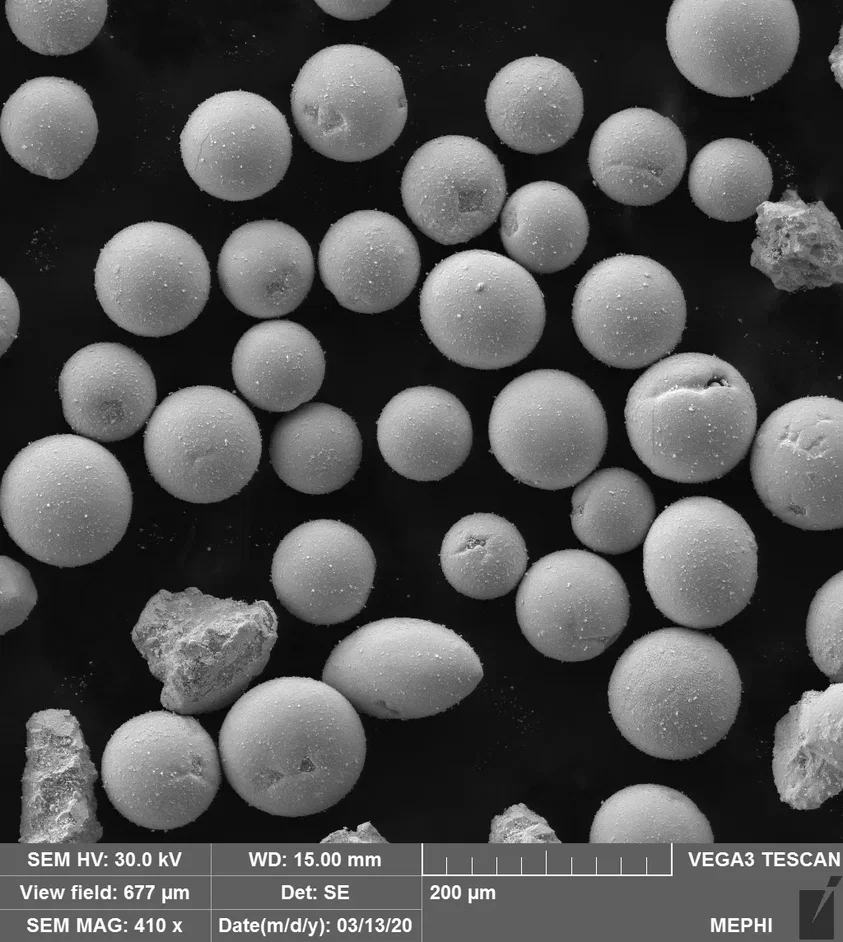
#> input picture 56-100.png, 843 x 942 px, found by its file name
$ jupyter execute --allow-errors 'Детекция_объектов_на_фото_анализ_пыли_в_реакторе.ipynb'   (shell and % lines are left out)
#> lines starting #> are read from the running program, lines starting #| are printed output that depends on the picture; after the words box and inside, x2 and y2 are one past the last pixel; in counts of white or black regions, pixels touching at a corner belong together
<a href="https://colab.research.google.com/github/Batman511/Object_detection/blob/main/%D0%94%D0%B5%D1%82%D0%B5%D0%BA%D1%86%D0%B8%D1%8F_%D0%BE%D0%B1%D1%8A%D0%B5%D0%BA%D1%82%D0%BE%D0%B2_%D0%BD%D0%B0_%D1%84%D0%BE%D1%82%D0%BE_%D0%B0%D0%BD%D0%B0%D0%BB%D0%B8%D0%B7_%D0%BF%D1%8B%D0%BB%D0%B8_%D0%B2_%D1%80%D0%B5%D0%B0%D0%BA%D1%82%D0%BE%D1%80%D0%B5.ipynb" target="_parent"></a>

[cell 1]
import torch
import matplotlib.pyplot as plt
import pandas as pd
import numpy as np

from PIL import Image
from tensorflow.keras.utils import load_img, img_to_array
import cv2
import matplotlib.image as img

[cell 2]
from google.colab import drive
drive.mount('/content/drive')

## Модель DETR

DETR = сверточная нейросеть ResNet50 + трансформер с 6 слоями енкодеров и декодеров. Не требует использования нмс (алгоритм выбора рамки для одного объекта), каждому объекту соответствует одна рамка. Не требует большой выборки для обучения (была дообучена на 3х картинках и показала хороший результат распознавания). Хорошо справляется с наложенными друг на друга объектами, но имеет ограничение в 100 объектов.

## Для получения текста с картинки можно использовать pytesseract

Вырезаем информационную таблицу под картинкой и получаем информацию в виде текста

[cell 3]
import pytesseract

base = '/content/drive/My Drive/Colab Notebooks/Хакатон/Анализ пыли/'
name = '56-100.png'
data_1 = base + name
im = Image.open(data_1)
#> im is the input picture: PIL image 843x942 RGB; mean R, G, B 83, 83, 83

text_img = im.crop((0, im.size[1] - im.size[1] / 9.5, im.size[0], im.size[1]))
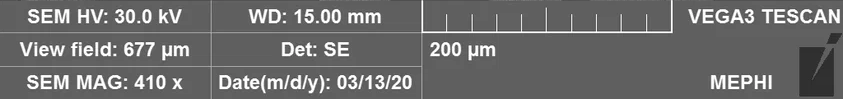
#> text_img: PIL image 843x99 RGB; mean R, G, B 109, 109, 109
text_img

[cell 4]
# если использовать код локально, то прописать pytesseract.pytesseract.tesseract_cmd = r'C:\Users\USER\AppData\Local\Tesseract-OCR\tesseract.exe'
pytesseract.pytesseract.tesseract_cmd = r'/usr/local/bin/pytesseract'
#> (the rest of this cell did not finish here and is left out)

## Threshold для бинаризации и лучшего выделения объектов

[cell 5]
import cv2

# Загружаем изображение
base = '/content/drive/My Drive/Colab Notebooks/Хакатон/Анализ пыли/'
name = '56-100.png'
data_1 = base + name
img = Image.open(data_1)


# обрезаем фото, переводим в оттенки серого, добавляем размытие и сохраняем под новым названием
img = img.crop((0, 0, img.size[0], img.size[1] - img.size[1]/9.5))
img.save(base + 'crop_' + name)
img = cv2.imread(base + 'crop_' + name, cv2.IMREAD_GRAYSCALE)
#> img: shape (843, 843); min 0, max 255, mean 79.9
img = cv2.GaussianBlur(img, (3, 3), 0)


clahe = cv2.createCLAHE(clipLimit=1.0, tileGridSize=(8,8))
img = clahe.apply(img)
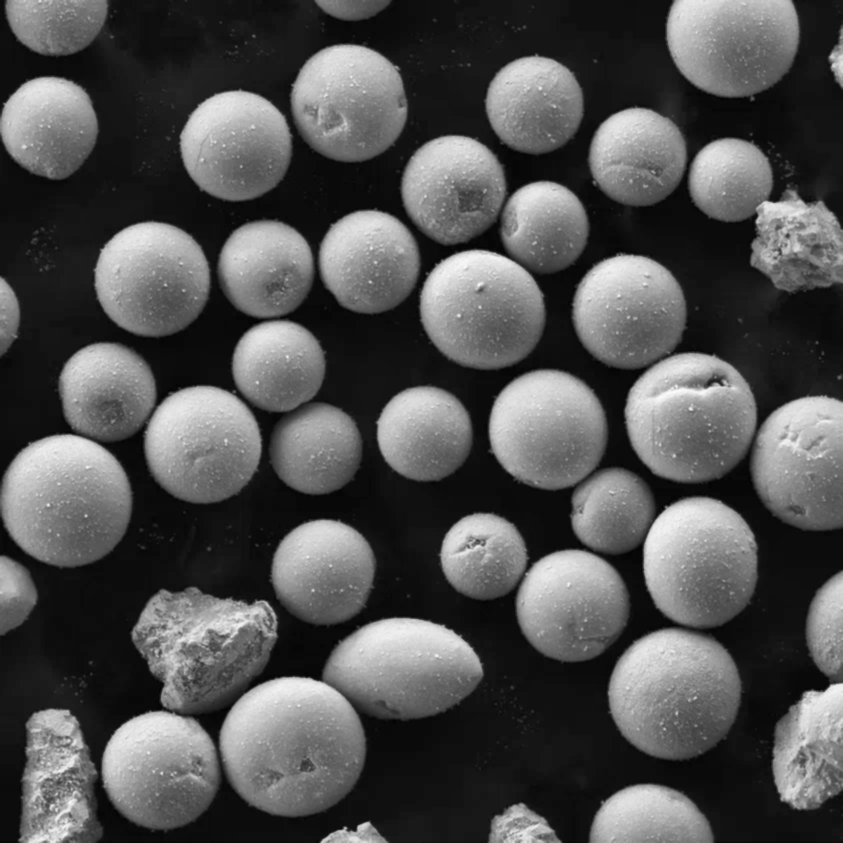
#> img: shape (843, 843); min 3, max 251, mean 81.9
# Применяем бинаризацию изображения
_, thresh = cv2.threshold(img, 0, 255, cv2.THRESH_BINARY + cv2.THRESH_OTSU)
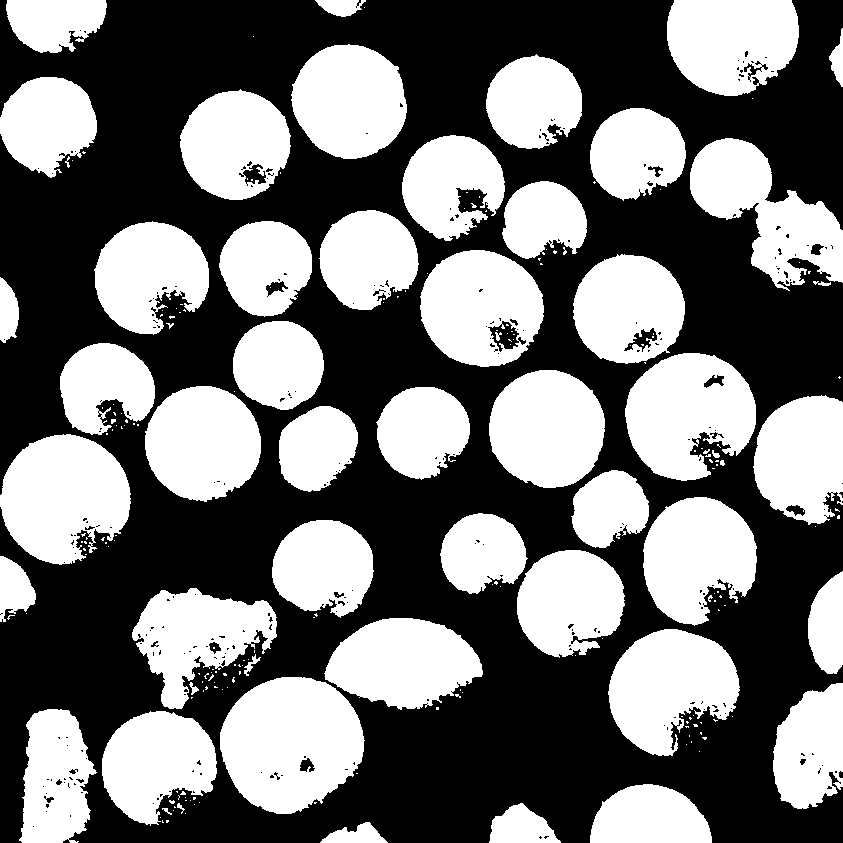
#> thresh: shape (843, 843); 45% white; 219 white regions (164 under 20 px)
# Находим контуры объектов на изображении
contours, _ = cv2.findContours(thresh, cv2.RETR_EXTERNAL, cv2.CHAIN_APPROX_TC89_L1)
#> contours = 201 contours, 153 with area under 20; largest, box (x1, y1, x2, y2) and area: (220, 677, 365, 814) 14831, (0, 434, 131, 565) 12382, (625, 353, 756, 481) 11872, (420, 250, 544, 367) 11135, (690, 138, 843, 291) 11110
plt.imshow(cv2.cvtColor(thresh, cv2.COLOR_BGR2RGB))


# Создаем список для хранения размеров объектов
object_sizes = []

# Обходим найденные контуры и определяем размеры каждого объекта
for contour in contours:
    # Вычисляем площадь контура
    contour_area = cv2.contourArea(contour)
    area_px = 100
    if  contour_area > area_px:
        object_sizes.append(contour)
#> this loop made 201 passes
#> contour_area on passes 1, 10, 22: 746.5, 1819.5, 5503.5
#> after the loop, object_sizes = 44 contours; largest, box (x1, y1, x2, y2) and area: (220, 677, 365, 814) 14831, (0, 434, 131, 565) 12382, (625, 353, 756, 481) 11872, (420, 250, 544, 367) 11135, (690, 138, 843, 291) 11110


print('Количество объектов на изображении:', len(contours))
#| Количество объектов на изображении: 201
print('Число пылинок с размером > {}: '.format(area_px), len(object_sizes))
#| Число пылинок с размером > 100:  44

Визуализируем обведенные границы

[cell 6]
res = cv2.imread(base + 'crop_' + name)
cv2.drawContours(res, object_sizes, -1, (0, 0, 255), 2)
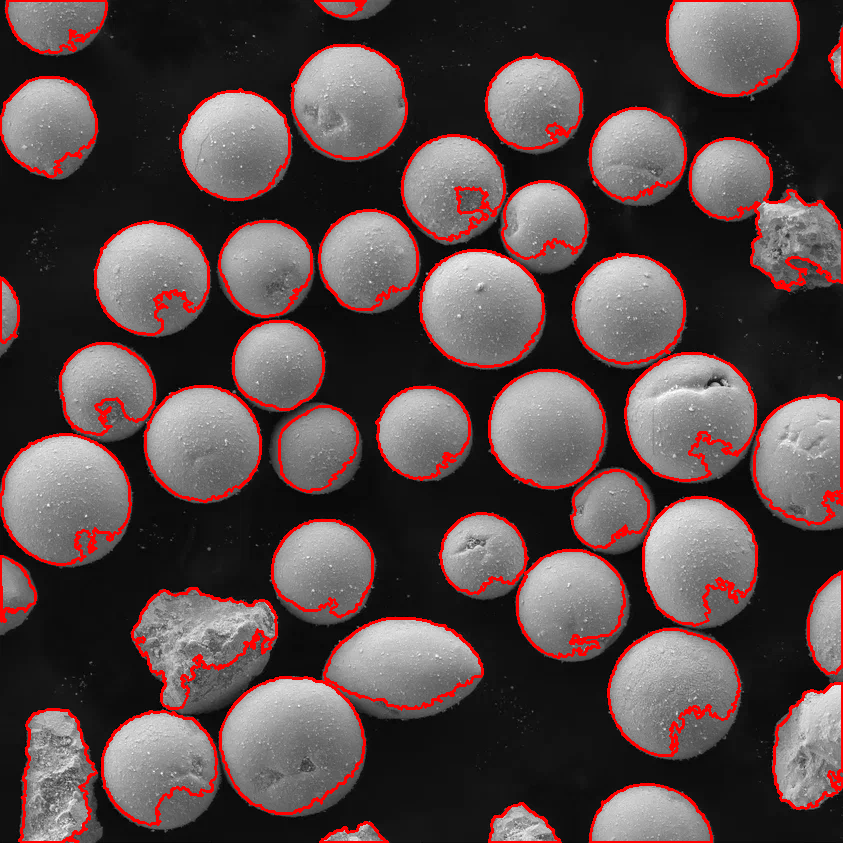
#> res: shape (843, 843, 3); mean B, G, R 72.9, 72.9, 89.7
plt.imshow(cv2.cvtColor(res, cv2.COLOR_BGR2RGB))

## Canny для выделения границ

Canny требует верхнюю и нижнюю границу для определения размеров объектов, можно использовать алгоритма OTSU для их подсчета, но проще пользоваться Threshold

[cell 7]
edges = cv2.Canny(img, 100, 400, apertureSize=3)
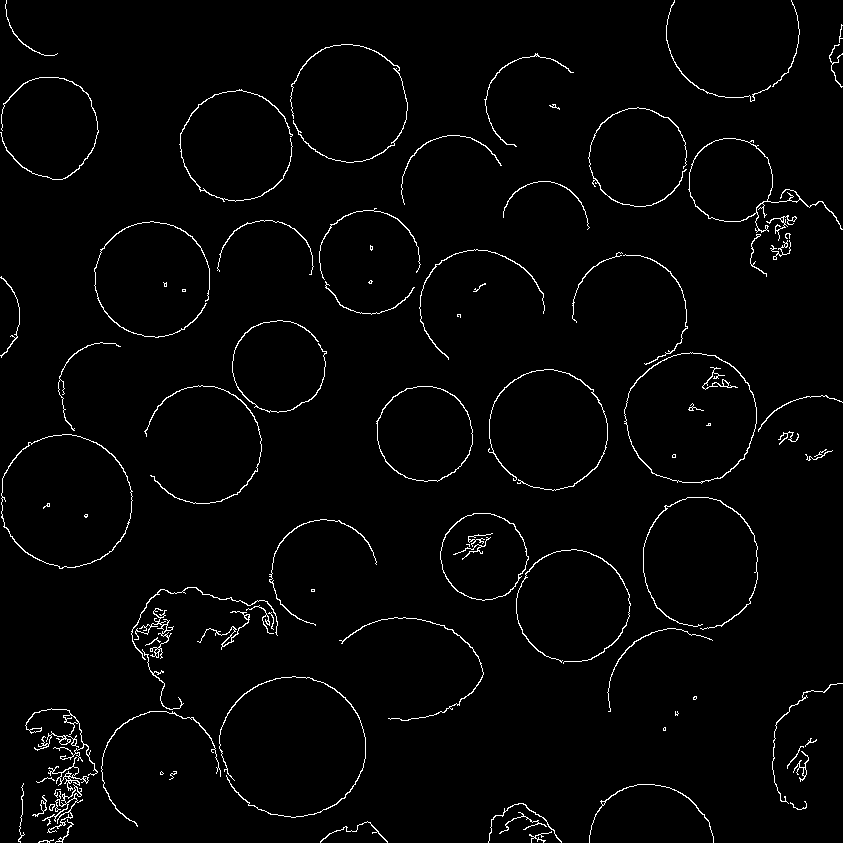
#> edges: shape (843, 843); 2.2% white in thin lines or dots

dilated = cv2.dilate(edges, (1, 1), iterations=0)
plt.imshow(dilated, cmap='gray')
contours, hierarchy = cv2.findContours(dilated.copy(), cv2.RETR_EXTERNAL, cv2.CHAIN_APPROX_SIMPLE)
#> contours = 84 contours, 27 with area under 20; largest, box (x1, y1, x2, y2) and area: (1, 434, 133, 569) 13686, (624, 352, 757, 484) 13424, (376, 386, 473, 482) 7155, (440, 513, 529, 601) 5846, (688, 138, 843, 233) 5558
object_sizes = []

for contour in contours:
    area = cv2.contourArea(contour)
    if area > 100:
        object_sizes.append('Large')
#> this loop made 84 passes
#> area on passes 3, 4, 5, 6, 7, 9, 11, 12, 17, 18, 21, 24: 31.5, 24.5, 25.5, 22, 40.5, 49.5, 59.5, 170, 197.5, 47, 104.5, 79.5
#> after the loop, object_sizes = ['Large', 'Large', 'Large', 'Large', 'Large', 'Large', 'Large', 'Large', 'Large', 'Large', 'Large', 'Large', 'Large', 'Large', 'Large', 'Large']

print('Количество объектов на изображении:', len(contours))
#| Количество объектов на изображении: 84
print('Число пылинок с размером > {}: '.format(area_px), len(object_sizes))
#| Число пылинок с размером > 100:  16

Работает хуже Threshold

## DETR

https://colab.research.google.com/drive/1JXmtDlhF6q8FrW5AeavwOQjkGvBoVeM1

Для скачивания исходной модели и работы с ней

### Модель

[cell 8]
from transformers import DetrImageProcessor, DetrForObjectDetection
import timm

# загрузка модели
#> (the rest of this cell did not finish here and is left out)

Используем видеопамять

[cell 9]
DEVICE = 'cuda'
#> (the rest of this cell did not finish here and is left out)

[cell 10]
def convert_to_xywh(_boxes):
    x_min, y_min, x_max, y_max = _boxes.unbind(1)
    return torch.stack((x_min, y_min, x_max - x_min, y_max - y_min), dim=1)

def prepare_for_coco_detection(_predictions):
    coco_results = []
    for original_id, prediction in _predictions.items():
        if len(prediction) == 0:
            continue

        _boxes = prediction["boxes"]
        _boxes = convert_to_xywh(_boxes).tolist()
        _scores = prediction["scores"].tolist()
        _labels = prediction["labels"].tolist()

        coco_results.extend(
            [
                {
                    "image_id": original_id,
                    "category_id": _labels[k],
                    "bbox": _box,
                    "score": _scores[k],
                }
                for k, _box in enumerate(_boxes)
            ]
        )
    return coco_results

### Загрузка картинки

1 вариант загрузки - проще использовать его!

[cell 11]
from google.colab import files
uploaded = files.upload()
#> the answer given: 56-100.png

for fn in uploaded.keys():
  print('User uploaded file "{name}" with length {length} bytes'.format(
      name=fn,length=len(uploaded[fn])))

[cell 12]
data_1 = 'general view 1-5.jpg'
#> (the rest of this cell did not finish here and is left out)

2 вариант загрузки

[cell 13]
data_1='/content/drive/My Drive/Colab Notebooks/Хакатон/Анализ пыли/56-100.png'
im = Image.open(data_1)
im

3 вариант загрузки

[cell 14]
data_1='/content/drive/My Drive/Colab Notebooks/Хакатон/Анализ пыли/IT.Mephi.Hackathon.Data/2 (2).png'
#> (the rest of this cell did not finish here and is left out)

### Работа с целой картинкой

[cell 15]
img_width, img_height = im.size
#> img_width = 843; img_height = 942
im_crop = im.crop((0, 0, img_width, img_width))
im_crop


# Заблюрим
#> (the rest of this cell did not finish here and is left out)

#> (a cell that did not finish here is left out)

#> (a cell that did not finish here is left out)

[cell 18]
COLORS = [[0.000, 0.447, 0.741], [0.850, 0.325, 0.098], [0.929, 0.694, 0.125],
          [0.494, 0.184, 0.556], [0.466, 0.674, 0.188], [0.301, 0.745, 0.933]]

def plot_results(pil_img, scores, labels, boxes):
    plt.figure(figsize=(16,10))
    plt.imshow(pil_img)
    ax = plt.gca()
    colors = COLORS * 100
    for score, label, (x_min, y_min, x_max, y_max),c  in zip(scores.tolist(), labels.tolist(), boxes.tolist(), colors):
        ax.add_patch(plt.Rectangle((x_min, y_min), x_max - x_min, y_max - y_min,
                                   fill=False, color=c, linewidth=3))
        text = f'{score:0.2f}'
        ax.text(x_min, y_min, text, fontsize=15,
                bbox=dict(facecolor='yellow', alpha=0.5))
    plt.axis('off')
    plt.show()

[cell 19]
width, height = im_crop.size
#> width = 843; height = 843
#> (the rest of this cell did not finish here and is left out)

### Делим картинку на 4 части в случае большого числа частиц

[cell 20]
img_width, img_height = im.size
im_crop = im.crop((0, 0, img_width, img_width))
im_crop


# Заблюрим
#> (the rest of this cell did not finish here and is left out)

[cell 21]
img_width, img_height = im_crop.size
#> img_height = 843
im_crop_1 = im_crop.crop((0,0, img_width/2, img_width/2))
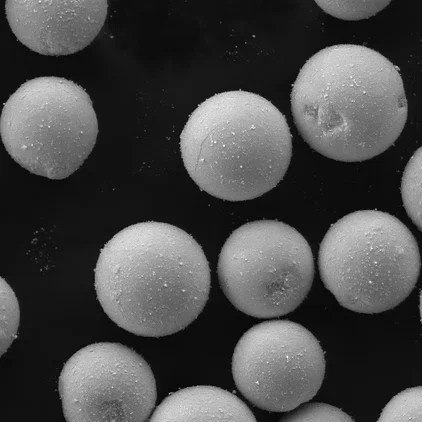
#> im_crop_1: PIL image 422x422 RGB; mean R, G, B 73.9, 73.9, 73.9
im_crop_2 = im_crop.crop((img_width/2 ,0, img_width, img_width/2))
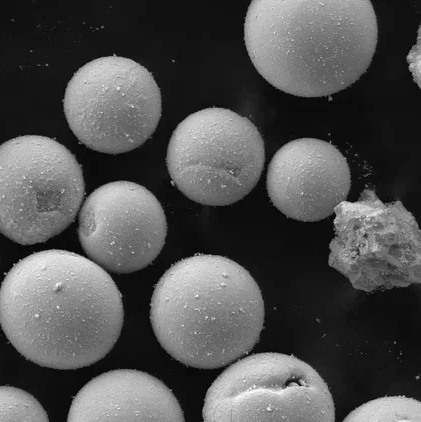
#> im_crop_2: PIL image 421x422 RGB; mean R, G, B 82.1, 82.1, 82.1
im_crop_3 = im_crop.crop((0, img_width/2, img_width/2, img_width))
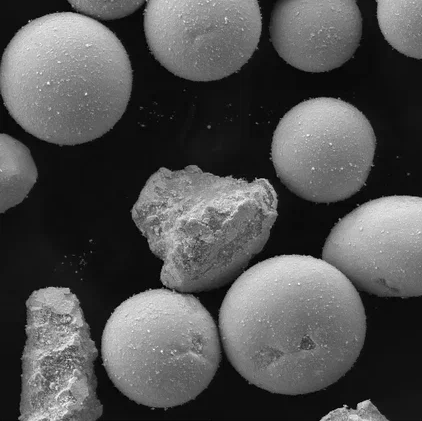
#> im_crop_3: PIL image 422x421 RGB; mean R, G, B 82.2, 82.2, 82.2
im_crop_4 = im_crop.crop((img_width/2,img_width/2, img_width, img_width))
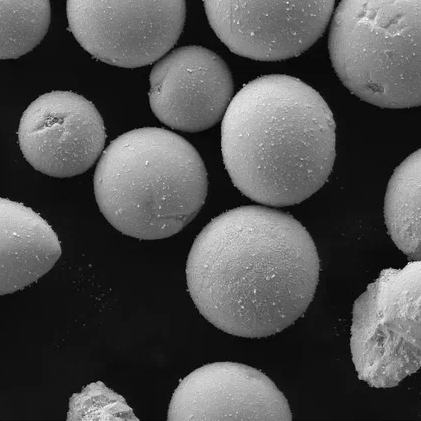
#> im_crop_4: PIL image 421x421 RGB; mean R, G, B 81.5, 81.4, 81.5
